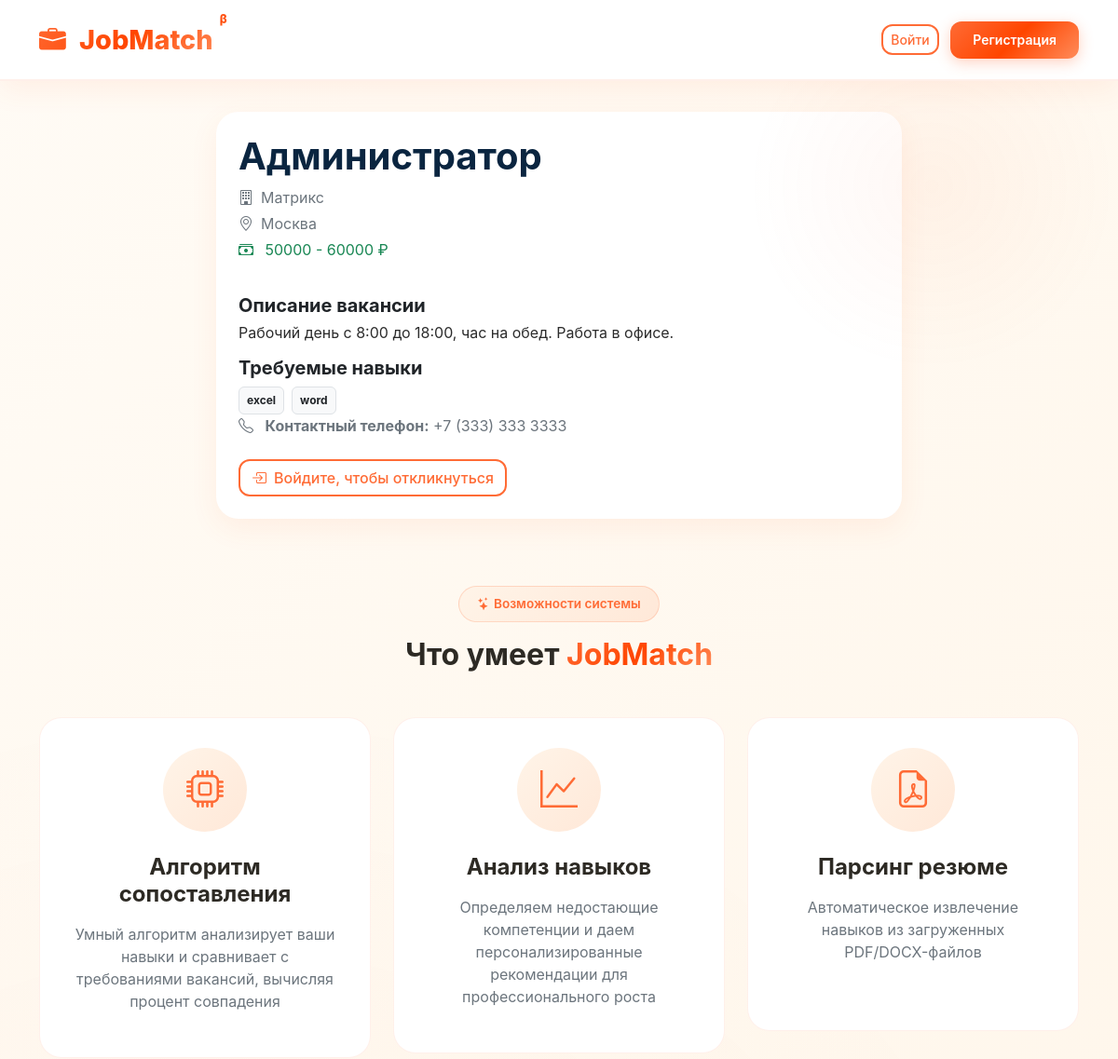
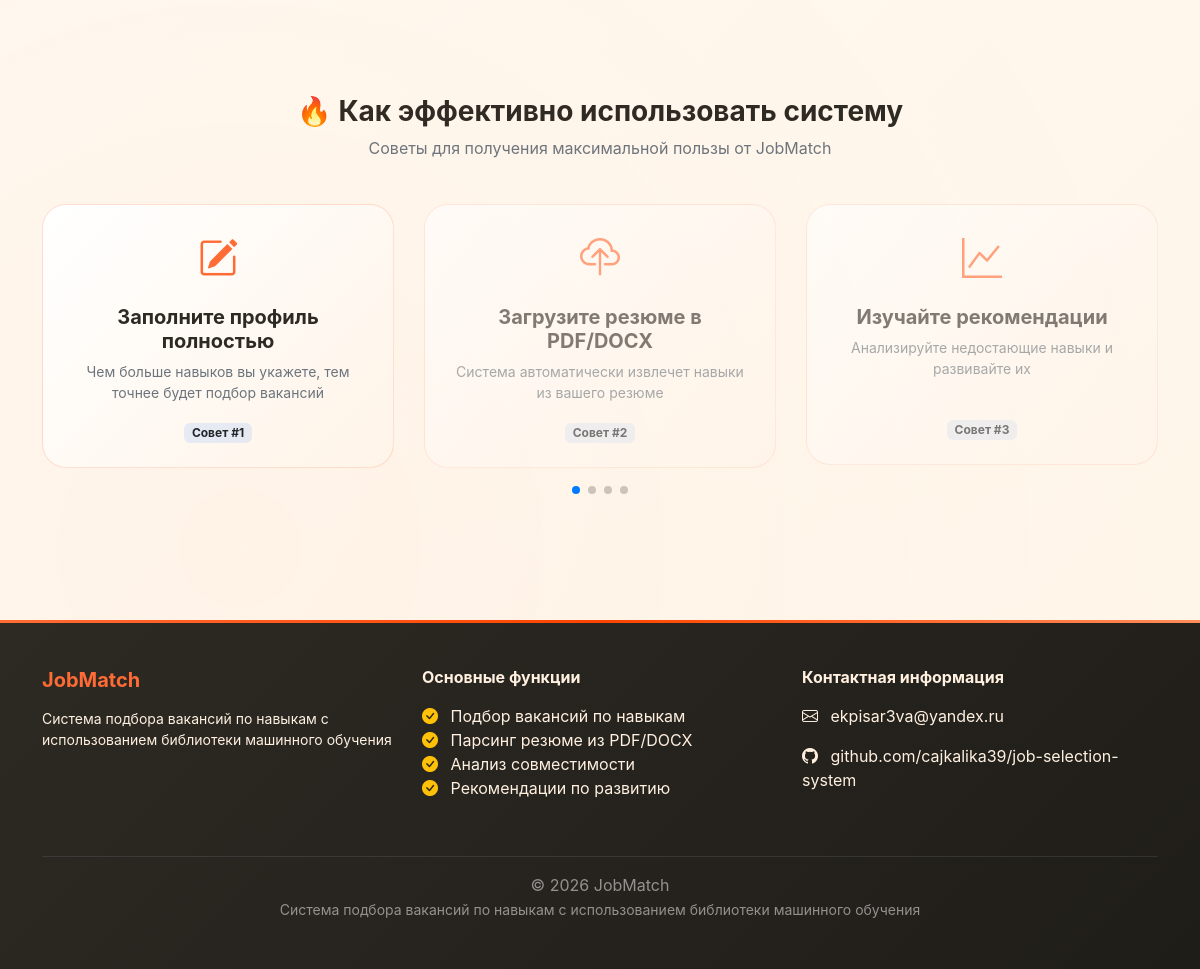
Screenshot of /vacancy/2 with the database file from the repository (2 pictures, top to bottom).
### models.py (models this page shows)
class Vacancy(db.Model):
    __tablename__ = 'vacancies'
    id = db.Column(db.Integer, primary_key=True)
    title = db.Column(db.String(100), nullable=False)
    company = db.Column(db.String(100))
    description = db.Column(db.Text)
    salary_min = db.Column(db.Integer)
    salary_max = db.Column(db.Integer)
    location = db.Column(db.String(100))
    url = db.Column(db.String(200))
    employer_phone = db.Column(db.String(20), nullable=True)
    posted_by = db.Column(db.Integer, db.ForeignKey('users.id'), nullable=True)
    created_at = db.Column(db.DateTime, default=lambda: datetime.now(timezone.utc))  # исправлено
    skills = db.relationship('VacancySkill', back_populates='vacancy', cascade='all, delete-orphan')
    applications = db.relationship('Application', back_populates='vacancy', cascade='all, delete-orphan')
    employer = db.relationship('User', back_populates='posted_vacancies')

class VacancySkill(db.Model):
    __tablename__ = 'vacancy_skills'
    id = db.Column(db.Integer, primary_key=True)
    vacancy_id = db.Column(db.Integer, db.ForeignKey('vacancies.id'), nullable=False)
    skill_id = db.Column(db.Integer, db.ForeignKey('skills.id'), nullable=False)
    vacancy = db.relationship('Vacancy', back_populates='skills')
    skill = db.relationship('Skill', back_populates='vacancies')
    __table_args__ = (db.UniqueConstraint('vacancy_id', 'skill_id'),)

class Skill(db.Model):
    __tablename__ = 'skills'
    id = db.Column(db.Integer, primary_key=True)
    name = db.Column(db.String(50), unique=True, nullable=False)
    vacancies = db.relationship('VacancySkill', back_populates='skill', cascade='all, delete-orphan')
    users = db.relationship('UserSkill', back_populates='skill', cascade='all, delete-orphan')

### app.py (the view, shortened to what this page needs)
    @app.route('/vacancy/<int:vacancy_id>')
    def vacancy_detail(vacancy_id):
        from models import Vacancy
        from forms import ApplicationForm
        vacancy = Vacancy.query.get_or_404(vacancy_id)
        form = ApplicationForm()
        has_applied = False
        return render_template('vacancy_detail.html',
                               vacancy=vacancy,
                               form=form,
                               has_applied=has_applied)

### templates/vacancy_detail.html (shortened to what this page needs)
{% extends "base.html" %}
{% block content %}
<div class="container py-4">
    <div class="row">
        <div class="col-lg-8 mx-auto">
            <div class="card p-4">
                <h1 class="fw-bold mb-2" style="color: #0a2540;">{{ vacancy.title }}</h1>
                <div class="mb-3">
                    <p class="text-secondary mb-1">
                        <i class="bi bi-building me-2"></i>{{ vacancy.company or 'Компания не указана' }}
                    </p>
                    {% if vacancy.location %}
                    <p class="text-secondary mb-1">
                        <i class="bi bi-geo-alt me-2"></i>{{ vacancy.location }}
                    </p>
                    {% endif %}
                    {% if vacancy.salary_min or vacancy.salary_max %}
                    <p class="text-success mb-1">
                        <i class="bi bi-cash-stack me-2"></i>
                        {% if vacancy.salary_min and vacancy.salary_max %}
                            {{ vacancy.salary_min }} - {{ vacancy.salary_max }} ₽
                        {% elif vacancy.salary_min %}
                            от {{ vacancy.salary_min }} ₽
                        {% elif vacancy.salary_max %}
                            до {{ vacancy.salary_max }} ₽
                        {% endif %}
                    </p>
                    {% endif %}
                </div>
                <h5 class="fw-bold mb-2 mt-3">Описание вакансии</h5>
                <div style="white-space: pre-wrap; line-height: 1.2; font-size: 1rem; color: #2c2c2c;">
                    {%- if vacancy.description -%}
                        {%- set text = vacancy.description|replace('\\n', '\n') -%}
                        {%- for line in text.split('\n') -%}
                            {{- line -}}{% if not loop.last %}<br>{% endif %}
                        {%- endfor -%}
                    {%- else -%}
                        Описание отсутствует
                    {%- endif -%}
                </div>
                {% if vacancy.skills %}
                <h5 class="fw-bold mb-2 mt-3">Требуемые навыки</h5>
                <div class="d-flex flex-wrap gap-2">
                    {% for vs in vacancy.skills %}
                        <span class="badge bg-light text-dark p-2 border">
                            {{ vs.skill.name }}
                        </span>
                    {% endfor %}
                </div>
                {% endif %}
                {% if vacancy.employer_phone %}
                <p class="text-secondary mb-3">
                    <i class="bi bi-telephone me-2"></i>
                    <strong>Контактный телефон:</strong> {{ vacancy.employer_phone }}
                </p>
                {% endif %}
                <div class="d-flex gap-3 mt-2">
                    {% if current_user.is_authenticated and current_user.is_job_seeker %}
                        {% if has_applied %}
                            <button class="btn btn-success" disabled>
                                <i class="bi bi-check-circle me-2"></i>Вы уже откликнулись
                            </button>
                        {% else %}
                            <button type="button" class="btn btn-outline-primary" data-bs-toggle="modal" data-bs-target="#applyModal">
                                <i class="bi bi-send me-2"></i>Откликнуться
                            </button>
                        {% endif %}
                    {% elif not current_user.is_authenticated %}
                        <a href="{{ url_for('auth.login') }}" class="btn btn-outline-primary">
                            <i class="bi bi-box-arrow-in-right me-2"></i>Войдите, чтобы откликнуться
                        </a>
                    {% endif %}
                </div>
            </div>
        </div>
    </div>
</div>
{% endblock %}

### templates/base.html (shortened to what this page needs)
<!DOCTYPE html>
<html lang="ru">
<head>
    <link href="https://cdn.jsdelivr.net/npm/bootstrap@5.3.0/dist/css/bootstrap.min.css" rel="stylesheet">
    <link rel="stylesheet" href="https://cdn.jsdelivr.net/npm/bootstrap-icons@1.11.0/font/bootstrap-icons.css">
    <link rel="stylesheet" href="https://cdn.jsdelivr.net/npm/swiper@11/swiper-bundle.min.css" />
    <link href="https://unpkg.com/aos@2.3.1/dist/aos.css" rel="stylesheet">
</head>
<body>
    <nav class="navbar navbar-expand-lg fixed-top">
        <div class="container">
            <a class="navbar-brand" href="/">
                <i class="bi bi-briefcase-fill me-2"></i>
                JobMatch
            </a>
            <div class="collapse navbar-collapse" id="navbarNav">
                <div class="ms-3">
                    {% if current_user.is_authenticated %}
                        <div class="dropdown">
                            <button class="btn btn-outline-primary dropdown-toggle d-flex align-items-center" type="button" data-bs-toggle="dropdown">
                                <div class="avatar-circle me-2">
                                    {{ current_user.first_name[0] }}{{ current_user.last_name[0] }}
                                </div>
                                {{ current_user.first_name }}
                            </button>
                            <ul class="dropdown-menu dropdown-menu-end">
                                {% if current_user.is_employer %}
                                    <li><a class="dropdown-item" href="{{ url_for('auth.my_vacancies') }}">
                                        <i class="bi bi-briefcase me-2"></i>Мои вакансии
                                    </a></li>
                                    <li><a class="dropdown-item" href="{{ url_for('auth.post_vacancy') }}">
                                        <i class="bi bi-plus-circle me-2"></i>Разместить вакансию
                                    </a></li>
                                {% else %}
                                    <li><a class="dropdown-item" href="{{ url_for('auth.my_applications') }}">
                                        <i class="bi bi-send me-2"></i>Мои отклики
                                    </a></li>
                                {% endif %}
                                <li><hr class="dropdown-divider"></li>
                                <li><a class="dropdown-item text-danger" href="{{ url_for('auth.logout') }}">
                                    <i class="bi bi-box-arrow-right me-2"></i>Выйти
                                </a></li>
                            </ul>
                        </div>
                    {% else %}
                        <a href="{{ url_for('auth.login') }}" class="btn btn-outline-primary btn-sm">Войти</a>
                        <a href="{{ url_for('auth.register') }}" class="btn btn-primary btn-sm ms-2">Регистрация</a>
                    {% endif %}
                </div>
            </div>
        </div>
    </nav>
    <main>
        {% block content %}{% endblock %}
        <div class="container py-5" data-aos="fade-up">
            <div class="text-center mb-5">
                <span class="badge-match mb-3 d-inline-block">
                    <i class="bi bi-stars me-1"></i>Возможности системы
                </span>
                <h2 class="fw-bold" style="color: var(--text-dark);">Что умеет <span class="gradient-text">JobMatch</span></h2>
            </div>
            <div class="row g-4">
                <div class="col-md-4" data-aos="fade-up" data-aos-delay="100">
                    <div class="info-card" onclick="showFeature('match')">
                        <div class="info-icon">
                            <i class="bi bi-cpu fs-1" style="color: var(--orange-primary); transition: var(--transition);"></i>
                        </div>
                        <h4 class="fw-bold mb-3">Алгоритм сопоставления</h4>
                        <p class="text-secondary mb-3">Умный алгоритм анализирует ваши навыки и сравнивает с требованиями вакансий, вычисляя процент совпадения</p>
                    </div>
                </div>
                <div class="col-md-4" data-aos="fade-up" data-aos-delay="200">
                    <div class="info-card" onclick="showFeature('skills')">
                        <div class="info-icon">
                            <i class="bi bi-graph-up fs-1" style="color: var(--orange-primary);"></i>
                        </div>
                        <h4 class="fw-bold mb-3">Анализ навыков</h4>
                        <p class="text-secondary mb-3">Определяем недостающие компетенции и даем персонализированные рекомендации для профессионального роста</p>
                    </div>
                </div>
                <div class="col-md-4" data-aos="fade-up" data-aos-delay="300">
                    <div class="info-card" onclick="showFeature('resume')">
                        <div class="info-icon">
                            <i class="bi bi-file-earmark-pdf fs-1" style="color: var(--orange-primary);"></i>
                        </div>
                        <h4 class="fw-bold mb-3">Парсинг резюме</h4>
                        <p class="text-secondary mb-3">Автоматическое извлечение навыков из загруженных PDF/DOCX-файлов<br><br></p>
                    </div>
                </div>
            </div>
        </div>
        <div class="container py-5" data-aos="fade-up">
            <div class="text-center mb-4">
                <h3 class="fw-bold">🔥 Как эффективно использовать систему</h3>
                <p class="text-secondary">Советы для получения максимальной пользы от JobMatch</p>
            </div>
            <div class="swiper tipsSwiper">
                <div class="swiper-wrapper">
                    <div class="swiper-slide">
                        <div class="tip-card" onclick="showTip('tip1')">
                            <i class="bi bi-pencil-square fs-1" style="color: var(--orange-primary);"></i>
                            <h5 class="fw-bold mt-3">Заполните профиль полностью</h5>
                            <p class="text-secondary small">Чем больше навыков вы укажете, тем точнее будет подбор вакансий</p>
                            <span class="badge bg-primary bg-opacity-10 text-dark">Совет #1</span>
                        </div>
                    </div>
                    <div class="swiper-slide">
                        <div class="tip-card" onclick="showTip('tip2')">
                            <i class="bi bi-cloud-upload fs-1" style="color: var(--orange-primary);"></i>
                            <h5 class="fw-bold mt-3">Загрузите резюме в PDF/DOCX</h5>
                            <p class="text-secondary small">Система автоматически извлечет навыки из вашего резюме</p>
                            <span class="badge bg-primary bg-opacity-10 text-dark">Совет #2</span>
                        </div>
                    </div>
                    <div class="swiper-slide">
                        <div class="tip-card" onclick="showTip('tip3')">
                            <i class="bi bi-graph-up fs-1" style="color: var(--orange-primary);"></i>
                            <h5 class="fw-bold mt-3">Изучайте рекомендации</h5>
                            <p class="text-secondary small">Анализируйте недостающие навыки и развивайте их<br><br></p>
                            <span class="badge bg-primary bg-opacity-10 text-dark">Совет #3</span>
                        </div>
                    </div>
                </div>
                <div class="swiper-pagination"></div>
            </div>
        </div>
    <footer>
        <div class="container">
            <div class="row">
                <div class="col-md-4 mb-4">
                    <h5 class="fw-bold mb-3" style="color: var(--orange-primary);">JobMatch</h5>
                    <p class="small">Система подбора вакансий по навыкам с использованием библиотеки машинного обучения</p>
                </div>
                <div class="col-md-4 mb-4">
                    <h6 class="fw-bold mb-3">Основные функции</h6>
                    <ul class="list-unstyled">
                        <li><i class="bi bi-check-circle-fill text-warning me-2"></i> Подбор вакансий по навыкам</li>
                        <li><i class="bi bi-check-circle-fill text-warning me-2"></i> Парсинг резюме из PDF/DOCX</li>
                        <li><i class="bi bi-check-circle-fill text-warning me-2"></i> Анализ совместимости</li>
                        <li><i class="bi bi-check-circle-fill text-warning me-2"></i> Рекомендации по развитию</li>
                    </ul>
                </div>
                <div class="col-md-4 mb-4">
                    <h6 class="fw-bold mb-3">Контактная информация</h6>
                    <p><i class="bi bi-envelope me-2"></i> ekpisar3va@yandex.ru</p>
                    <p><i class="bi bi-github me-2"></i> github.com/cajkalika39/job-selection-system</p>
                </div>
            </div>
            <hr class="border-secondary">
            <div class="text-center text-white-50">
                <p class="mb-0">© 2026 JobMatch</p>
                <small class="text-white-50">Система подбора вакансий по навыкам с использованием библиотеки машинного обучения</small>
            </div>
        </div>
    </footer>
</body>
</html>

### rows the page displays
Vacancy: title "Администратор", company "Матрикс", location "Москва", salary_min "50000", salary_max "60000", description "Рабочий день с 8:00 до 18:00, час на обед. Работа в офисе.", employer_phone "+7 (333) 333 3333"
VacancySkill: skill.name "excel"
VacancySkill: skill.name "word"
